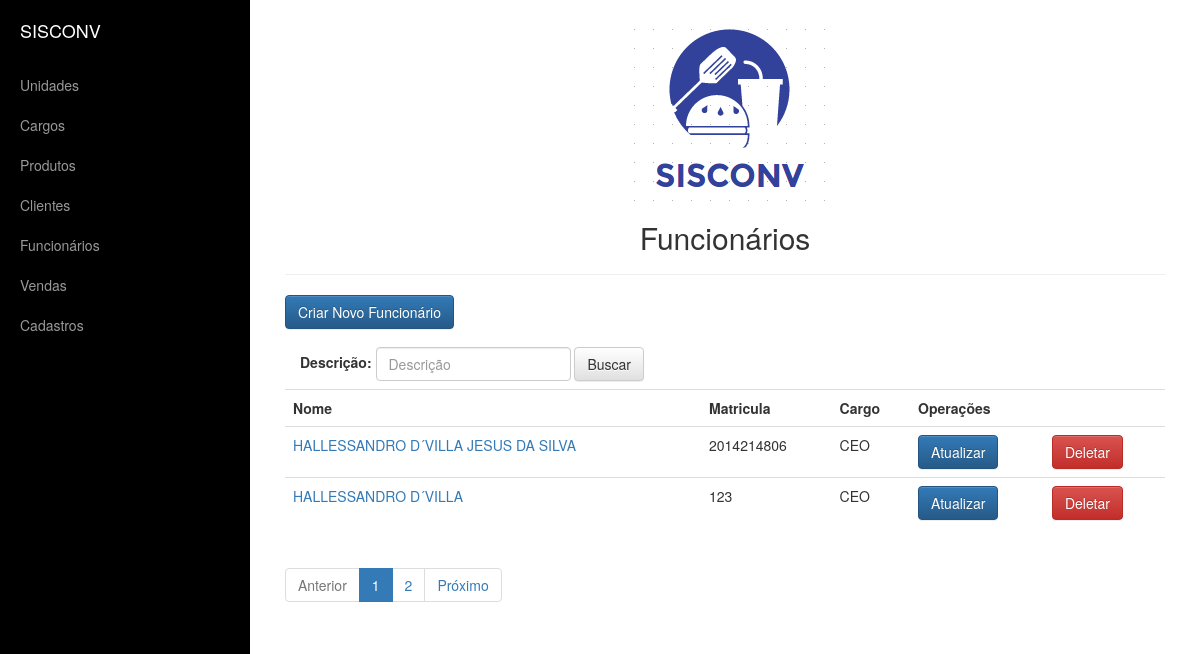
/appvendas/funcionario/list, run on an earlier commit of the app's database.
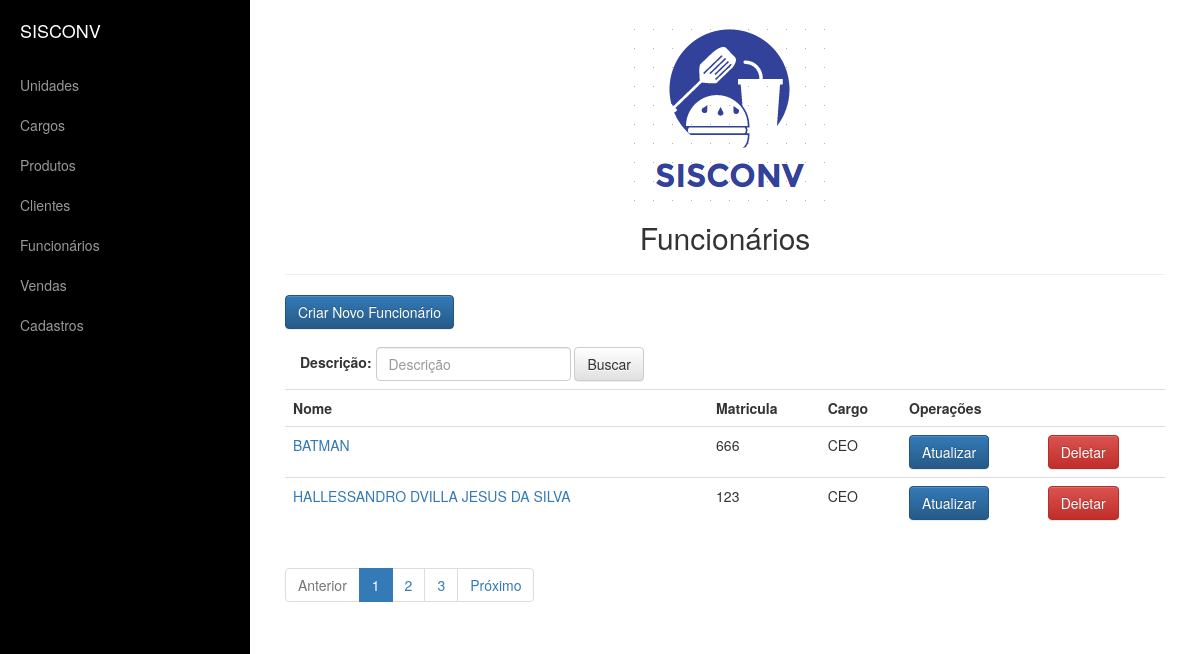
And on a later commit of the database.
### appvendas/models.py (models this page shows, shortened)
class Pessoa(models.Model):
    nome=models.CharField("Nome",max_length=255)
    email=models.EmailField("E-Mail",max_length=200)
    telefone=models.CharField("Telefone",max_length=20)

class Funcionario(Pessoa):
    matricula=models.CharField("Matrícula",max_length=10,unique=True)
    cargo=models.ForeignKey(Cargo,on_delete=models.PROTECT,verbose_name="Cargo")

class Pessoa(models.Model):
    nome=models.CharField("Nome",max_length=255)
    email=models.EmailField("E-Mail",max_length=200)
    telefone=models.CharField("Telefone",max_length=20)

class Cargo(models.Model):
    descricao=models.CharField("Descrição",max_length=150)

### appvendas/views.py (the view)
def funcionario_list(request):
    criterio=request.GET.get('criterio')
    if(criterio):
        funcionarios=Funcionario.objects.filter(nome__contains=criterio)
    else:
        funcionarios = Funcionario.objects.all().order_by('nome')
        criterio=""
    paginator = Paginator(funcionarios, 2)
    page = request.GET.get('page')
    try:
        funcionarios = paginator.page(page)
    except PageNotAnInteger:
        funcionarios = paginator.page(1)
    except EmptyPage:
        funcionarios = paginator.page(paginator.num_pages)
    dados={'funcionarios':funcionarios,'criterio':criterio, 'paginator':paginator, 'page_obj':funcionarios}
    return render(request, 'funcionario/funcionario_list.html', dados)

### templates/funcionario/funcionario_list.html
{% extends 'base.html' %}
{% block conteudo %}
    <center><h2>Funcionários</h2></center>
    <hr>
    <p><a href="{% url 'funcionario_new' %}" class="btn btn-primary" >Criar Novo Funcionário</a></p>
    <form class="navbar-form navbar-left" role="search" method="get" action="{% url 'funcionario_list' %}">
      <div class="form-group">
          <label for="criterio">Descrição:</label>
        <input type="text" id="criterio" name="criterio" value="{{ criterio }}" class="form-control" placeholder="Descrição">
      </div>
      <button type="submit" class="btn btn-default">Buscar</button>
    </form>
    <table class="table table-hover">
  <tr>
    <th>Nome</th>
    <th>Matricula</th>
      <th>Cargo</th>
      <th colspan="2">Operações</th>
  </tr>
    {% for funcionario in funcionarios %}
        <tr>
            <td><a href="{% url 'funcionario_detail' funcionario.pk %}"> {{funcionario.nome | upper }}</a></td>
            <td>{{ funcionario.matricula }}</td>
            <td>{{ funcionario.cargo.descricao }}</td>
            <td><a href="{% url 'funcionario_update' funcionario.pk %}" class="btn btn-primary">Atualizar</a> </td>
            <td><a href="{% url 'funcionario_delete' funcionario.pk %}" class="btn btn-danger">Deletar</a> </td>
        </tr>
    {% endfor %}
</table>
{% include 'utils/paginacao.html' %}
{% endblock %}

### templates/base.html (shortened to what this page needs)
{% load static %}
<!DOCTYPE html>
<html lang="en">
<head>
    <link rel="stylesheet" href="{% static "css/simple-sidebar.css" %}">
    <link rel="stylesheet" href="https://maxcdn.bootstrapcdn.com/bootstrap/3.3.7/css/bootstrap.min.css">
    <link rel="stylesheet" href="https://maxcdn.bootstrapcdn.com/bootstrap/3.3.7/css/bootstrap-theme.min.css">
</head>
<body>
    <div id="wrapper">
        <div id="sidebar-wrapper">
            <ul class="sidebar-nav">
                <li class="sidebar-brand">
                    <a href="{% url 'home' %}">
                        SISCONV
                    </a>
                </li>
                <li>
                    <a href="{% url 'unidade_list' %}"> Unidades </a>
                </li>
                <li>
                    <a href="{% url 'cargo_list' %}"> Cargos</a>
                </li>
                <li>
                    <a href="{% url 'produto_list' %}"> Produtos</a>
                </li>
                <li>
                    <a href="{% url 'cliente_list' %}"> Clientes</a>
                </li>
                <li>
                    <a href="{% url 'funcionario_list' %}"> Funcionários</a>
                </li>
                <li>
                    <a href="{% url 'venda_list' %}"> Vendas</a>
                </li>
                <li>
                    <a href="{% url 'admin:index' %}"> Cadastros</a>
                </li>
            </ul>
        </div>
        <div id="page-content-wrapper">
            <div class="container-fluid">
                <div class="row">
                    <div class="col-lg-12">
                    <center><img src="{% static "img/SISCONV.png" %}"></center>
                        {% block conteudo %}{% endblock %}
                    </div>
                </div>
            </div>
        </div>
    </div>
</body>
</html>

### templates/utils/paginacao.html
  <nav>
    <ul class="pagination">
      {% if page_obj.has_previous %}
        <li>
          <a href="?page={{ page_obj.previous_page_number }}">
            <span>Anterior</span>
          </a>
        </li>
      {% else %}
        <li class="disabled">
          <a href="#">
            <span>Anterior</span>
          </a>
        </li>
      {% endif %}
      {% for page in paginator.page_range %}
        <li {% if page == page_obj.number %}class="active"{% endif %}>
          <a href="?page={{ page }}">{{ page }}</a>
        </li>
      {% endfor %}
      {% if page_obj.has_next %}
        <li>
          <a href="?page={{ page_obj.next_page_number }}">
            <span>Próximo</span>
          </a>
        </li>
      {% else %}
        <li {% if not page_obj.has_next %}class="disabled"{% endif %}>
          <a href="#">
            <span>Próximo</span>
          </a>
        </li>
      {% endif %}
    </ul>
  </nav>

### static/css/simple-sidebar.css (style rules this page uses)
body { overflow-x: hidden; }
#wrapper { padding-left: 0; -webkit-transition: all 0.5s ease; -moz-transition: all 0.5s ease; -o-transition: all 0.5s ease; transition: all 0.5s ease; }
#sidebar-wrapper { z-index: 1000; position: fixed; left: 250px; width: 0; height: 100%; margin-left: -250px; overflow-y: auto; background: #000; -webkit-transition: all 0.5s ease; -moz-transition: all 0.5s ease; -o-transition: all 0.5s ease; transition: all 0.5s ease; }
#page-content-wrapper { width: 100%; position: absolute; padding: 15px; }
.sidebar-nav { position: absolute; top: 0; width: 250px; margin: 0; padding: 0; list-style: none; }
.sidebar-nav li { text-indent: 20px; line-height: 40px; }
.sidebar-nav li a { display: block; text-decoration: none; color: #999999; }
.sidebar-nav > .sidebar-brand { height: 65px; font-size: 18px; line-height: 60px; }
.sidebar-nav > .sidebar-brand a { color: #999999; }
@media (min-width:768px) { #wrapper { padding-left: 250px; } }
@media (min-width:768px) { #sidebar-wrapper { width: 250px; } }
@media (min-width:768px) { #page-content-wrapper { padding: 20px; position: relative; } }

What changed in the data, as far as the page shows it:
removed Funcionario: nome "HALLESSANDRO D´VILLA JESUS DA SILVA", matricula "2014214806", cargo.descricao "CEO"
added Funcionario: nome "BATMAN", matricula "666", cargo.descricao "CEO"
changed through a linked row, Funcionario: nome "HALLESSANDRO D´VILLA" → "HALLESSANDRO DVILLA JESUS DA SILVA"
Also different on the page:
new list line: "3"
